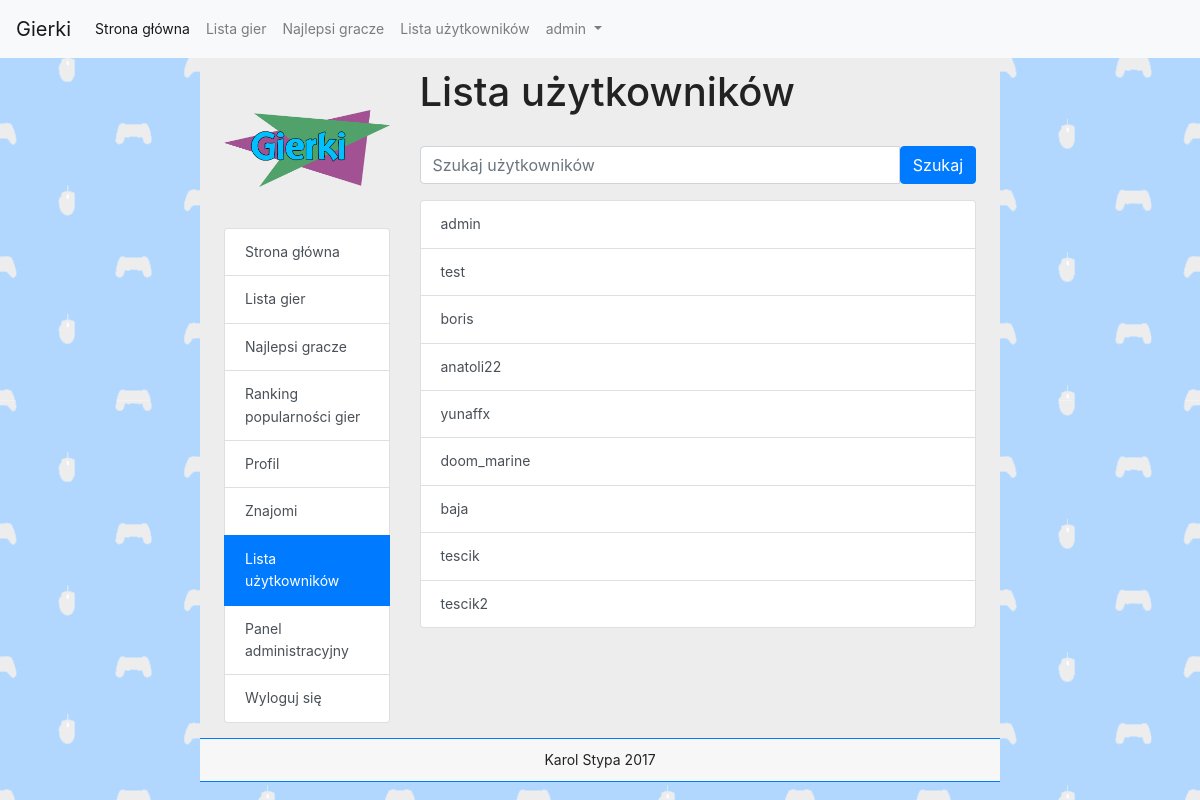
/userslist.php (signed in), run on the app's committed database.
### tables this page shows
CREATE TABLE `users` (
  `id` int(11) NOT NULL,
  `login` varchar(255) NOT NULL,
  `password` varchar(255) NOT NULL,
  `email` varchar(255) NOT NULL,
  `group_id` int(11) NOT NULL,
  `registered` int(11) NOT NULL,
  `last_login` int(11) NOT NULL,
  `ip` varchar(15) NOT NULL,
  `style` int(11) NOT NULL
);

### userslist.php (the view, shortened to what this page needs)
<!DOCTYPE html>
<html>
	<head>
		<link rel="stylesheet" href="https://maxcdn.bootstrapcdn.com/bootstrap/4.0.0-beta.2/css/bootstrap.min.css">
		<link rel="stylesheet" href="./css/style.css">
	</head>
	<body>
		<?php
        include "navbar.php";
        $searchphrase = "";
        ?>
		<div class="container col-md-8 px-4 main">
			<div class="row">
				<div class="col-md-3">
					<div class="logo"></div>
					<?php
					if(isset($_SESSION['loggedin'])) {
						if ($_SESSION['loggedin']) {
							echo '
							<div class="list-group">
								<a class="list-group-item list-group-item-action" href="./">Strona główna</a>
								<a class="list-group-item list-group-item-action" href="./gameslist.php">Lista gier</a>
								<a class="list-group-item list-group-item-action" href="./highscores.php">Najlepsi gracze</a>
								<a class="list-group-item list-group-item-action" href="./gameslist.php#popularity">Ranking popularności gier</a>
								<a class="list-group-item list-group-item-action" href="./profile.php?id='.$uid.'">Profil</a>
								<a class="list-group-item list-group-item-action" href="./profile.php?id='.$uid.'#friends">Znajomi</a>
								<a class="list-group-item list-group-item-action active" href="./userslist.php">Lista użytkowników</a>';
							if($_SESSION['group_id'] == 1) {
								echo '<a class="list-group-item list-group-item-action" href="./admin.php">Panel administracyjny</a>';
							}
							echo '<a class="list-group-item list-group-item-action" href="./?logout=1">Wyloguj się</a>
							</div></div>';
						}
					}
					?>
					<div class="col-md-9">
						<h1>Lista użytkowników</h1><br>
						<form class="" action="userslist.php" method="GET">
							<div class="input-group mb-3">
								<input type="text" class="form-control" name="username" placeholder="Szukaj użytkowników">
								<div class="input-group-btn">
									<button type="submit" class="btn btn-primary" name="action" value="search">Szukaj</button>
								</div>
							</div>
						</form>
						<?php
						$userslist_select_query = "SELECT * FROM users WHERE login LIKE '%".$searchphrase."%';";
						$userslist_select_result = mysql_query($userslist_select_query);
						echo '<div class="list-group">';
						while($row = mysql_fetch_assoc($userslist_select_result)) {
							echo '<a class="list-group-item list-group-item-action" href="profile.php?id='.$row['id'].'">'.$row['login'].'</a>';
						}
						echo '</div>';
						?>
					</div>
				</div>
    	</div>
	</body>
</html>

### css/style.css (style rules this page uses)
body { font-size: 14px; line-height: 1.6; background-image: url(../img/bg.png); color: #222222; height: 100%; min-height: 100%; }
.main { padding-top: 10px; background-color: #EDEDED; padding-bottom: 15px; min-height: 100%; }
.logo { background-image: url(../img/logo.png); background-size: contain; background-repeat: no-repeat; background-position: center center; height: 10rem; }
.footer { text-align: center; background-color: #F7F7F7!important; padding: 10px; border-top: 1px solid #007BFF; border-bottom: 1px solid #007BFF; }

### data on the page
users: login "admin"
users: login "test"
users: login "boris"
users: login "anatoli22"
users: login "yunaffx"
users: login "doom_marine"
users: login "baja"
users: login "tescik"
users: login "tescik2"

### other printed values
$login "admin"
